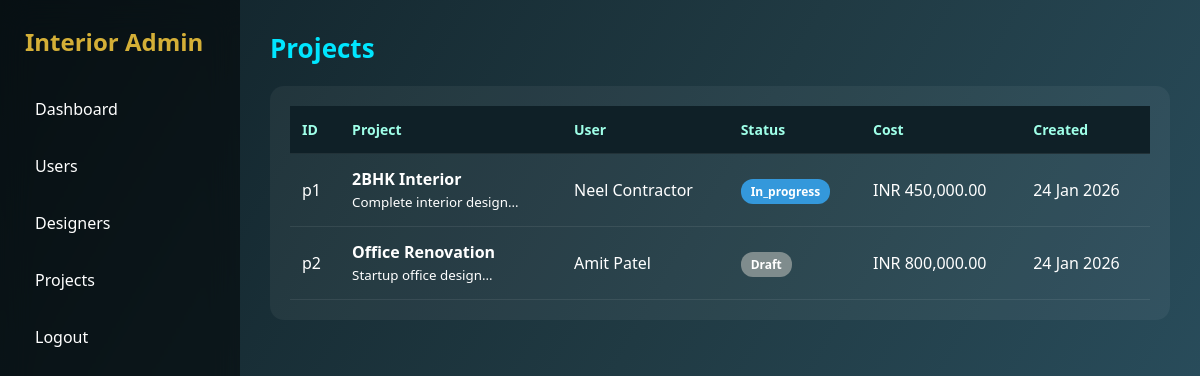
/admin-panel/admin/projects.php (signed in), run on the app's committed database.
### tables this page shows
CREATE TABLE Project (
    id CHAR(20) PRIMARY KEY,
    user_id CHAR(20) NOT NULL,
    name VARCHAR(20) NOT NULL,
    description TEXT,
    status ENUM('draft','in_progress','completed') DEFAULT 'draft',
    currency VARCHAR(3) DEFAULT 'INR',
    total_estimated_cost DECIMAL(12,2),
    created_at TIMESTAMP DEFAULT CURRENT_TIMESTAMP,
    updated_at TIMESTAMP DEFAULT CURRENT_TIMESTAMP ON UPDATE CURRENT_TIMESTAMP,
    CONSTRAINT fk_project_user
        FOREIGN KEY (user_id) REFERENCES User(id)
        ON DELETE CASCADE
);

CREATE TABLE User (
    id CHAR(20) PRIMARY KEY,
    name VARCHAR(100),
    email VARCHAR(15) UNIQUE NOT NULL,
    username VARCHAR(50) UNIQUE NOT NULL,
    password_hash VARCHAR(50),
    phone VARCHAR(10),
    profile_pic_url TEXT,
    dob DATE,
    role ENUM('user','designer','admin') DEFAULT 'user',
    created_at TIMESTAMP DEFAULT CURRENT_TIMESTAMP
);

### admin-panel/admin/projects.php (the view, shortened to what this page needs)
<?php
include '../config.php';
$result = mysqli_query(
    $conn,
    "SELECT
        p.id,
        p.name,
        p.description,
        p.status,
        p.currency,
        p.total_estimated_cost,
        p.created_at,
        u.name AS user_name
     FROM project p
     LEFT JOIN User u ON p.user_id = u.id
     ORDER BY p.created_at DESC"
);
?>
<!DOCTYPE html>
<html>
<head>
    <link rel="stylesheet" href="../assets/css/dashboard.css">
</head>
<body>
<?php include __DIR__ . '/layout/sidebar.php'; ?>
<div class="main">
    <h1 class="page-title">Projects</h1>
    <div class="table-card">
        <table class="data-table">
            <thead>
                <tr>
                    <th>ID</th>
                    <th>Project</th>
                    <th>User</th>
                    <th>Status</th>
                    <th>Cost</th>
                    <th>Created</th>
                </tr>
            </thead>
            <tbody>
            <?php while ($row = mysqli_fetch_assoc($result)) { ?>
                <tr>
                    <td><?= htmlspecialchars($row['id']) ?></td>
                    <td>
                        <strong><?= htmlspecialchars($row['name']) ?></strong><br>
                        <small class="muted">
                            <?= htmlspecialchars(substr($row['description'], 0, 60)) ?>…
                        </small>
                    </td>
                    <td><?= htmlspecialchars($row['user_name'] ?? '—') ?></td>
                    <td>
                        <span class="status-badge status-<?= $row['status'] ?>">
                            <?= ucfirst($row['status']) ?>
                        </span>
                    </td>
                    <td>
                        <?= $row['currency'] ?>
                        <?= number_format($row['total_estimated_cost'], 2) ?>
                    </td>
                    <td><?= date('d M Y', strtotime($row['created_at'])) ?></td>
                </tr>
            <?php } ?>
            </tbody>
        </table>
    </div>
</div>
</body>
</html>

### admin-panel/assets/css/dashboard.css (style rules this page uses)
* { margin: 0; padding: 0; box-sizing: border-box; font-family: 'Segoe UI', sans-serif; }
body { background: linear-gradient(120deg, #0f2027, #203a43, #2c5364); color: #fff; display: flex; }
.main { flex: 1; padding: 30px; }
table { width: 100%; border-collapse: collapse; }
th, td { padding: 12px 14px; text-align: left; vertical-align: middle; }
th { background: linear-gradient(90deg, #0f2027, #0f2027, #0f2027); color: #00e6ff; font-weight: 600; font-size: 14px; }
.page-title { margin-bottom: 20px; font-size: 26px; color: #00e6ff; }
.table-card { background: rgba(255,255,255,0.05); border-radius: 14px; padding: 20px; }
.data-table { width: 100%; border-collapse: collapse; }
.data-table th, .data-table td { padding: 14px 12px; text-align: left; border-bottom: 1px solid rgba(255,255,255,0.08); }
.data-table th { color: #9fffe8; font-weight: 600; }
.status-badge { padding: 4px 10px; border-radius: 12px; font-size: 12px; font-weight: 600; text-transform: capitalize; }
.status-in_progress { background:#3498db; color:#fff; }
.status-draft { background:#7f8c8d; color:#fff; }

### data on the page
project: id "p1", name "2BHK Interior", description "Complete interior design", user.name "Neel Contractor", status "In_progress", currency "INR", total_estimated_cost "450,000.00", created_at "24 Jan 2026"
project: id "p2", name "Office Renovation", description "Startup office design", user.name "Amit Patel", status "Draft", currency "INR", total_estimated_cost "800,000.00", created_at "24 Jan 2026"
